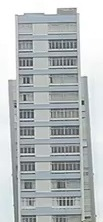
#> input picture _base/T1_building_santos.jpg, 103 x 222 px
$ python -i Hough.py   (imports and definitions only)
#> lines starting #> are read from the running program, lines starting #| are printed output that depends on the picture; after the words box and inside, x2 and y2 are one past the last pixel; in counts of white or black regions, pixels touching at a corner belong together
#> further down, picture is the input picture: shape (222, 103, 3); mean B, G, R 188.7, 187.1, 181.7
import numpy as np
import cv2 as cv
import math

# [85 lines left out: functions HoughLinesPadrao, HoughLinesProbabilistico, HoughLinesProbabilistico2, not called in this run]


def HoughLinesProbabilisticoVariavel(img, cor = (0,255,0), espes_linha = 1, limiar=30, minLineGap = 15, maxGap = 250, cannyMinVal=75, cannyMaxVal=150, variacao=3, angulo=90, limited="N"):
#> called with cor = (0, 255, 0), espes_linha = 1, limiar = 30, minLineGap = 15, maxGap = 250, cannyMinVal = 75, cannyMaxVal = 150, variacao = 3
    count = 0
    # Tenta converter para escala de cinza
    try:
        img_saida = cv.cvtColor(img, cv.COLOR_BGR2GRAY)
        img = cv.cvtColor(img, cv.COLOR_GRAY2BGR)
    except:
        img_saida = img

    try:
        img = cv.cvtColor(img, cv.COLOR_GRAY2BGR)
    except:
        img = img

    # Detecta as bordas da imagem
    bordas = cv.Canny(img_saida, cannyMinVal, cannyMaxVal)
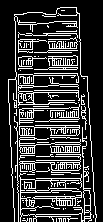
#> bordas: shape (222, 103); 21.9% white in thin lines or dots, all inside (x1, y1, x2, y2) = (8, 7, 97, 222)

    lines = cv.HoughLinesP(bordas, 1, np.pi/180, limiar, None, minLineGap, maxLineGap=maxGap)
#> lines = 57 rows, first 6: [15, 14, 18, 221], [48, 216, 56, 10], [17, 14, 21, 216], [8, 95, 14, 221], [70, 218, 73, 7], [87, 76, 94, 205]

    # Aplica pitagoras para descobrir o tamanho da diagonal da imagem
    # [DIMEN]x[ANGULO]
    t = int(np.sqrt(img.shape[0]**2 + img.shape[1]**2))
#> t = 244
    matrizBinaria = np.zeros((t,91), dtype=int)
    matrizLinhas = np.zeros((len(lines), 2))
#> matrizLinhas = 57 pairs, first value 0 to 0, second value 0 to 0

    tam_shape = img.shape[0]
#> tam_shape = 222
    k = 0
    s = 0
    xMedio = 0
    thetaM = 0
    tamanhoMedio = 0
    for line in lines:
        x1, y1, x2, y2 = line[0]
        # Identifica o centro da linha para encontrar o rho e theta
        modX = np.abs(x1 - x2)/2
        modY = np.abs(y1 - y2)/2
        centroX = modX + min(x1, x2)
        centroY = modY + min(y1, y2)
        # Calcula Rho e Theta do centro da reta
        rho = np.sqrt(centroX**2 + centroY**2)
        theta = np.arctan2(y2 - y1, x2 - x1) * 180.0 / np.pi
        # Popula matriz binária e matriz de retas
        maxY = 0

        if(theta > 0):
            maxY = y2
        else:
            maxY = y1

        # (abs(y1 - y2) < 150 and maxY > tam_shape-100) and
        if(((abs(y1 - y2) < 150 and maxY > tam_shape-80 and limited == "S") or limited != "S") and (abs(y1 - y2) > 80) and (((angulo-variacao) <= theta and (angulo+variacao) >= theta) or ((-angulo-variacao) <= theta and (-angulo+variacao) >= theta))):

            s += abs(x1 - x2)
            k += 1
            xMedio = (x1 + x2)/2
            if(theta < 0):
                x = theta*-1
            else:
                x = theta
            thetaM += x
            tamanhoMedio += abs(y1 - y2)
            matrizBinaria[int(round(rho))][int(round(theta))] += 1
            matrizLinhas[count] = (rho, theta)
            cv.line(img, (x1, y1), (x2, y2), cor, espes_linha)
            count += 1
#> this loop made 57 passes
#> (x1, y1, x2, y2, modX, modY, centroX, centroY) on passes 1, 2, 3, 4, 5, 7, 11, 12, 13, 14, 15, 16: (15, 14, 18, 221, 1.5, 103.5, 16.5, 117.5), (48, 216, 56, 10, 4, 103, 52, 113), (17, 14, 21, 216, 2, 101, 19, 115), (8, 95, 14, 221, 3, 63, 11, 158), (70, 218, 73, 7, 1.5, 105.5, 71.5, 112.5), (28, 12, 38, 216, 5, 102, 33, 114), (65, 221, 65, 7, 0, 107, 65, 114), (80, 39, 84, 221, 2, 91, 82, 130), (59, 14, 63, 221, 2, 103.5, 61, 117.5), (48, 14, 55, 216, 3.5, 101, 51.5, 115), (74, 209, 78, 13, 2, 98, 76, 111), (72, 218, 76, 7, 2, 105.5, 74, 112.5)
#> (x1, y1, x2, y2, modX, modY, centroX, centroY) on passes 6, 8, 9, 10, 18, 24: (87, 76, 94, 205, 3.5, 64.5, 90.5, 140.5), (56, 221, 71, 7, 7.5, 107, 63.5, 114), (19, 14, 33, 220, 7, 103, 26, 117), (59, 8, 74, 218, 7.5, 105, 66.5, 113), (77, 12, 91, 220, 7, 104, 84, 116), (18, 14, 29, 221, 5.5, 103.5, 23.5, 117.5)
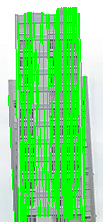
#> img: shape (222, 103, 3); mean B, G, R 128.4, 222.8, 124.7
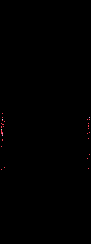
#> matrizBinaria: shape (244, 91) int64; 5 distinct labels, from 0 to 4; one colour per label, 0 black
    if(k>0):
        variacaoMedia = s/k
        xMedio = xMedio/k
        thetaM = thetaM/k
        tamanhoMedio = tamanhoMedio/k
    else:
        variacaoMedia = -1
        xMedio = -1
        thetaM = -1
        tamanhoMedio = -1
    print('')

    return [img, matrizLinhas, matrizBinaria, variacaoMedia, xMedio, k, thetaM, tamanhoMedio]

>>> import cv2
>>> picture = cv2.imread('_base/T1_building_santos.jpg')
>>> result = HoughLinesProbabilisticoVariavel(picture)
